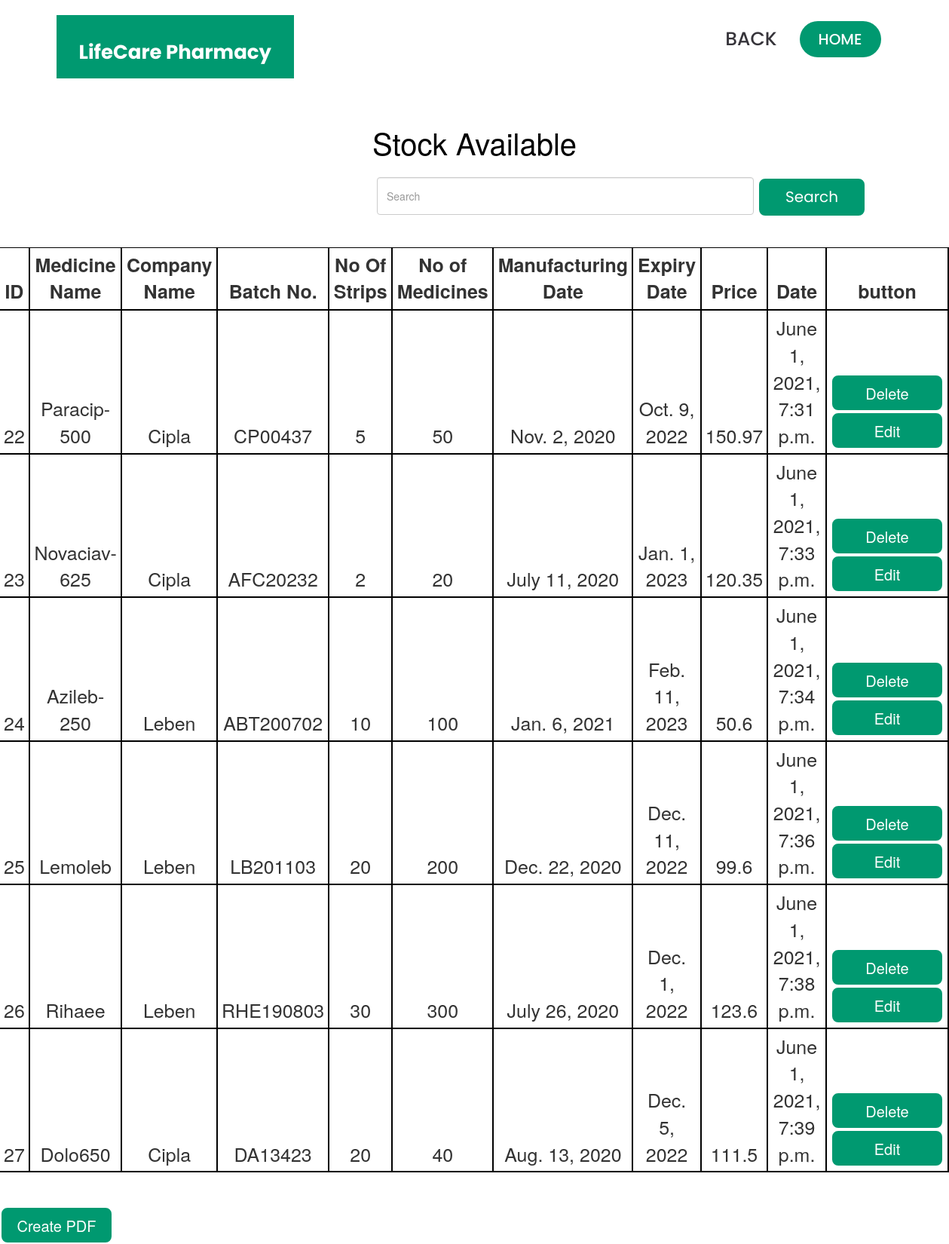
Screenshot of /search with the database file from the repository.
### home/models.py (models this page shows)
class Stock(models.Model):
    medname = models.CharField(max_length=50)
    companyname = models.CharField(max_length=50)
    batchno = models.CharField(max_length=20)
    no_of_strips = models.CharField(max_length=50,default="")
    no_of_med = models.CharField(max_length=50)
    mfd = models.DateField()
    exd = models.DateField()
    price = models.FloatField(max_length=10)
    added_on =models.DateTimeField(auto_now_add=True)

### home/views.py (the view)
# urls.py: path('search', views.search, name='search'),
def search(request):
    allpost = Stock.objects.all()
    if 'q' in request.GET:
        q = request.GET['q']
        allpost=Stock.objects.filter(Q(medname__icontains=q)|Q(companyname__icontains=q)|Q(batchno__icontains=q))
    return render(request,"view.html",{'Stock':allpost})

### templates/view.html (shortened to what this page needs)
<!DOCTYPE html>
<html lang="en">
<head>
  <link href="static/assets/vendor/aos/aos.css" rel="stylesheet">
  <link href="static/assets/vendor/bootstrap/css/bootstrap.min.css" rel="stylesheet">
  <link href="static/assets/vendor/bootstrap-icons/bootstrap-icons.css" rel="stylesheet">
  <link href="static/assets/vendor/boxicons/css/boxicons.min.css" rel="stylesheet">
  <link href="static/assets/vendor/glightbox/css/glightbox.min.css" rel="stylesheet">
  <link href="static/assets/vendor/remixicon/remixicon.css" rel="stylesheet">
  <link href="static/assets/vendor/swiper/swiper-bundle.min.css" rel="stylesheet">
  <link href="static/assets/css/style.css" rel="stylesheet">
<link href="//netdna.bootstrapcdn.com/bootstrap/3.0.3/css/bootstrap.min.css" rel="stylesheet" id="bootstrap-css">
 </head>
 <body>
  <header id="header" class="fixed-top d-flex align-items-center">
    <div class="container">
      <div class="header-container d-flex align-items-center justify-content-between">
        <div class="logo">
          <h1 class="text-light"><a href="index.html"><span>LifeCare Pharmacy</span></a></h1>
        </div>
        <nav id="navbar" class="navbar" >
          <ul>
            <li><a class="nav-link scrollto" href="/pharmacydashboard" style=" font-size:25px;">Back</a></li>
            <li><a class="getstarted scrollto" href="/" style=" font-size:20px;"> Home</a></li>
          </ul>
        </nav>
      </div>
    </div>
  </header>
<br><br><br><br><br><br><br>
<div style="padding-bottom: 18px; font-size : 40px; text-align : center;color:black; background-color: ">Stock Available</div></b></u>
<div>
<form method="get" action="/search" class="d-flex">
        <input name="q" id="q" class="form-control me-2" type="search" placeholder="Search" aria-label="Search" style=" margin-left:500px; width:500px; height:50px;">
        <button class="btn btn-outline-primary" type="submit" style=" color:#fff;">Search</button></br></br>
      </form>
</div>
<br><br>
<table><thead>
<tr>
    <th>ID</th>
    <th>Medicine Name</th>
    <th>Company Name</th>
    <th>Batch No.</th>
    <th>No Of Strips</th>
    <th>No of Medicines</th>
    <th>Manufacturing Date</th>
    <th>Expiry Date</th>
    <th>Price</th>
    <th>Date</th>
    <th>button</th>
</tr></thead><tbody>
{% for display in Stock %}
<tr>
<td>{{ display.id }}</td>
<td>{{ display.medname }}</td>
<td>{{ display.companyname }}</td>
<td>{{ display.batchno }}</td>
<td>{{ display.no_of_strips }}</td>
<td>{{ display.no_of_med }}</td>
<td>{{ display.mfd }}</td>
<td>{{ display.exd }}</td>
<td>{{ display.price }}</td>
<td>{{ display.added_on}}</td>
<td><a href="/delete/{{ display.id }} "><input type="submit" value="Delete" style=" border: 2px solid #fff; padding: 10px 20px;
  transition: 0.5s; width:150px; height:50px; background:#009970; border-radius: 10px; font-size:20px; color:#fff;" > </a><br>
<a href="/update/{{ display.id  }} "><input type="submit" value="Edit" style=" border: 2px solid #fff; padding: 10px 20px;
  transition: 0.5s; width:150px; height:50px; background:#009970; border-radius: 10px; font-size:20px; color:#fff;"> </a></td>
</tr></tbody>
{% endfor %}
</table>
</br></br><a href="/pdf_report"><input type="submit" value ="Create PDF" style=" border: 2px solid #fff; padding: 10px 20px;
  transition: 0.5s; width:150px; height:50px; background:#009970; border-radius: 10px; font-size:20px; color:#fff;"></a>
</body></html>

### static/assets/css/style.css (style rules this page uses)
body { font-family: "Open Sans", sans-serif; color: #444444; }
a { color: #009970; text-decoration: none; }
h1, h2, h3, h4, h5, h6 { font-family: "Raleway", sans-serif; }
#header { transition: all 0.5s; z-index: 997; transition: all 0.5s; top: 20px; }
#header .header-container { background: #fff; }
#header .logo { overflow: hidden; padding: 16px 30px 12px 30px; background: #009970; }
#header .logo h1 { font-size: 26px; padding: 0; line-height: 1; font-weight: 700; font-family: "Poppins", sans-serif; }
#header .logo h1 a, #header .logo h1 a:hover { color: #fff; text-decoration: none; }
.navbar { padding: 0; }
.navbar ul { margin: 0; padding: 0; display: flex; list-style: none; align-items: center; }
.navbar li { position: relative; }
.navbar a { display: flex; align-items: center; justify-content: space-between; padding: 10px 0 10px 30px; color: #36343a; transition: 0.3s; font-size: 13px; font-weight: 500; text-transform: uppercase; font-family: "Poppins", sans-serif; white-space: nowrap; transition: 0.3s; }
.navbar .getstarted { background: #009970; padding: 10px 25px; margin-left: 30px; margin-right: 15px; border-radius: 50px; color: #fff; }

### templates/view.html (style rules this page uses)
table { width: 100%; max-width: 100%; margin-bottom: 5px; background-color: #fff; }
table th, table td { padding: 5px; vertical-align: top; border-top: 1px solid #000; text-align: center; font-size: 25px; }
table thead th { vertical-align: bottom; border-bottom: 2px solid #000; border-right: 2px solid #000; }
table tbody td { vertical-align: bottom; border-bottom: 2px solid #000; border-right: 2px solid #000; }
table { background-color: #fff; }
button[type="submit"] { font-family: "Poppins", sans-serif; background: #009970; border:2px solid #fff; padding: 10px 35px; transition: 0.5s; border-radius: ; color: #fff; align: center; font-size: 20px; border-radius: 10px; }

### rows the page displays
Stock: id "22", medname "Paracip-500", companyname "Cipla", batchno "CP00437", no_of_strips "5", no_of_med "50", mfd "Nov. 2, 2020", exd "Oct. 9, 2022", price "150.97", added_on "June 1, 2021, 7:31 p.m."
Stock: id "23", medname "Novaciav-625", companyname "Cipla", batchno "AFC20232", no_of_strips "2", no_of_med "20", mfd "July 11, 2020", exd "Jan. 1, 2023", price "120.35", added_on "June 1, 2021, 7:33 p.m."
Stock: id "24", medname "Azileb-250", companyname "Leben", batchno "ABT200702", no_of_strips "10", no_of_med "100", mfd "Jan. 6, 2021", exd "Feb. 11, 2023", price "50.6", added_on "June 1, 2021, 7:34 p.m."
Stock: id "25", medname "Lemoleb", companyname "Leben", batchno "LB201103", no_of_strips "20", no_of_med "200", mfd "Dec. 22, 2020", exd "Dec. 11, 2022", price "99.6", added_on "June 1, 2021, 7:36 p.m."
Stock: id "26", medname "Rihaee", companyname "Leben", batchno "RHE190803", no_of_strips "30", no_of_med "300", mfd "July 26, 2020", exd "Dec. 1, 2022", price "123.6", added_on "June 1, 2021, 7:38 p.m."
Stock: id "27", medname "Dolo650", companyname "Cipla", batchno "DA13423", no_of_strips "20", no_of_med "40", mfd "Aug. 13, 2020", exd "Dec. 5, 2022", price "111.5", added_on "June 1, 2021, 7:39 p.m."
